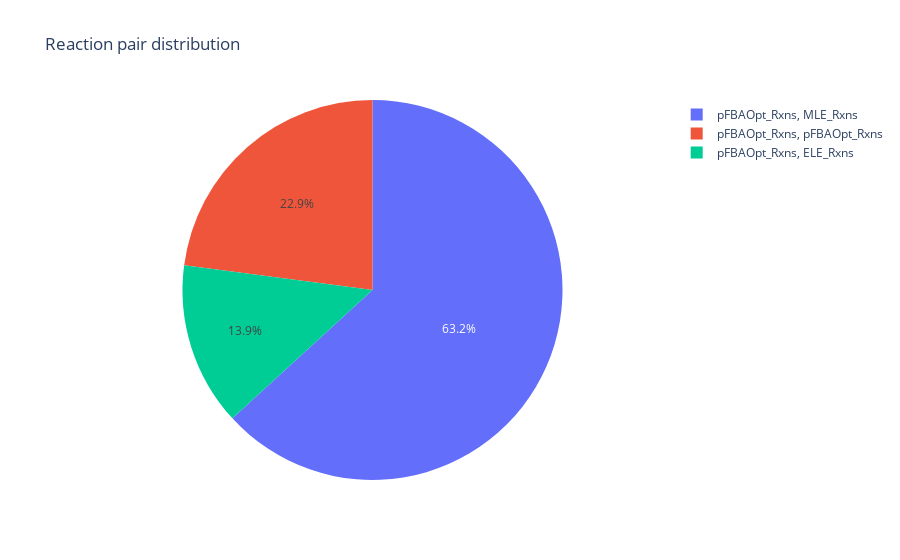

The notebook cell saved with this chart:
### Code cell
iYL1228_results, fig = analyse_pFBA_results('iYL1228/iYL1228_pFBA.csv')
display(iYL1228_results)
fig.show()

### Figure 1 — Plotly figure (JSON) as saved in the notebook; plotly's stock layout.template omitted (floating-point values rounded to 4 significant figures)
{"data": [{"domain": {"x": [0, 1], "y": [0, 1]}, "hovertemplate": "Types=%{label}<br>Fraction=%{value}<extra></extra>", "labels": ["pFBAOpt_Rxns, ELE_Rxns", "pFBAOpt_Rxns, MLE_Rxns", "pFBAOpt_Rxns, pFBAOpt_Rxns"], "legendgroup": "", "name": "", "showlegend": true, "type": "pie", "values": [0.1389, 0.6319, 0.2292]}], "layout": {"autosize": true, "legend": {"tracegroupgap": 0}, "title": {"text": "Reaction pair distribution"}}}
